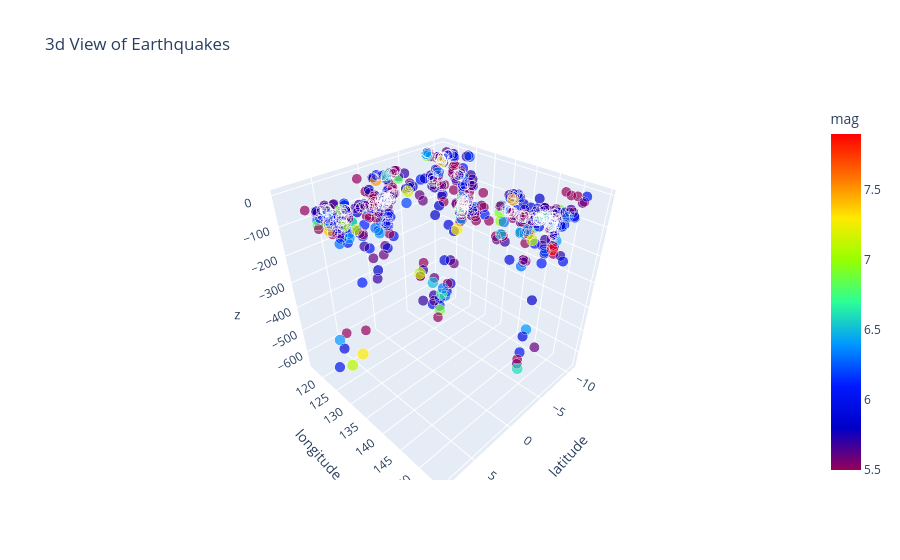

Notebook code cell kept with this figure:
### Code cell
plotly_template = pio.templates["plotly"]
plotly_template.layout


px.scatter_3d( data_frame= df, x=df['latitude'], y=df['longitude'], z=-df['depth'], color=df['mag'], symbol=None, size=df['mag'],
                          text=None, hover_name=None, hover_data=None, custom_data=None, error_x=None,
                          error_x_minus=None, error_y=None, error_y_minus=None, error_z=None, error_z_minus=None,
                          animation_frame=None, animation_group=None, category_orders=None, labels=None, size_max=None,
                          color_discrete_sequence=None, color_discrete_map=None, color_continuous_scale=px.colors.sequential.Rainbow, range_color=None,
                          color_continuous_midpoint=None, symbol_sequence=None, symbol_map=None, opacity=None, log_x=False, log_y=False, log_z=False,
                          range_x=None, range_y=None, range_z=None, title='3d View of Earthquakes', template=None, width=None, height=None)


#fig.show()
#fig.update_layout(legend_orientation="h",margin=dict(l=0, r=0, b=0, t=0))

### Figure 1 — Plotly figure (JSON) as saved in the notebook; plotly's stock layout.template omitted (floating-point values rounded to 4 significant figures; data arrays with more than 128 entries replaced by an {"elided": "..."} marker saying what was removed)
{"data": [{"hovertemplate": "latitude=%{x}<br>longitude=%{y}<br>z=%{z}<br>mag=%{marker.color}<extra></extra>", "legendgroup": "", "marker": {"color": {"elided": "689 float values"}, "coloraxis": "coloraxis", "size": {"elided": "689 float values"}, "sizemode": "area", "sizeref": 0.01975, "symbol": "circle"}, "mode": "markers", "name": "", "scene": "scene", "showlegend": false, "type": "scatter3d", "x": {"elided": "689 float values"}, "y": {"elided": "689 float values"}, "z": {"elided": "689 float values"}}], "layout": {"coloraxis": {"autocolorscale": false, "colorbar": {"title": {"text": "mag"}}, "colorscale": [[0.0, "rgb(150,0,90)"], [0.125, "rgb(0,0,200)"], [0.25, "rgb(0,25,255)"], [0.375, "rgb(0,152,255)"], [0.5, "rgb(44,255,150)"], [0.625, "rgb(151,255,0)"], [0.75, "rgb(255,234,0)"], [0.875, "rgb(255,111,0)"], [1.0, "rgb(255,0,0)"]]}, "legend": {"itemsizing": "constant", "tracegroupgap": 0}, "scene": {"domain": {"x": [0.0, 1.0], "y": [0.0, 1.0]}, "xaxis": {"title": {"text": "latitude"}}, "yaxis": {"title": {"text": "longitude"}}, "zaxis": {"title": {"text": "z"}}}, "title": {"text": "3d View of Earthquakes"}}}
